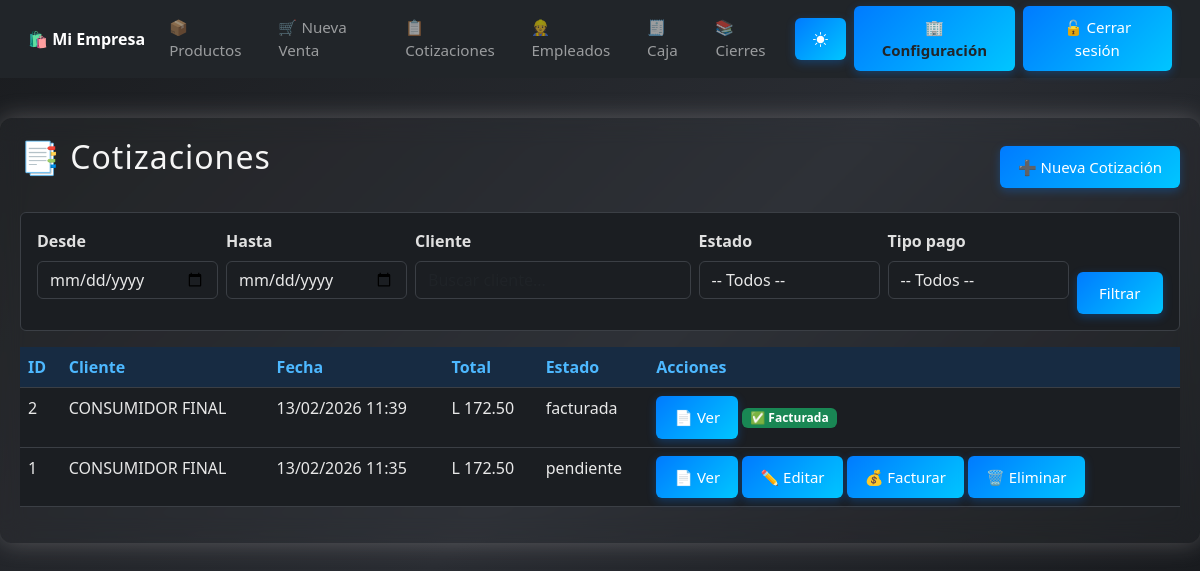
Page /cotizaciones/ (signed in) on the earlier database version.
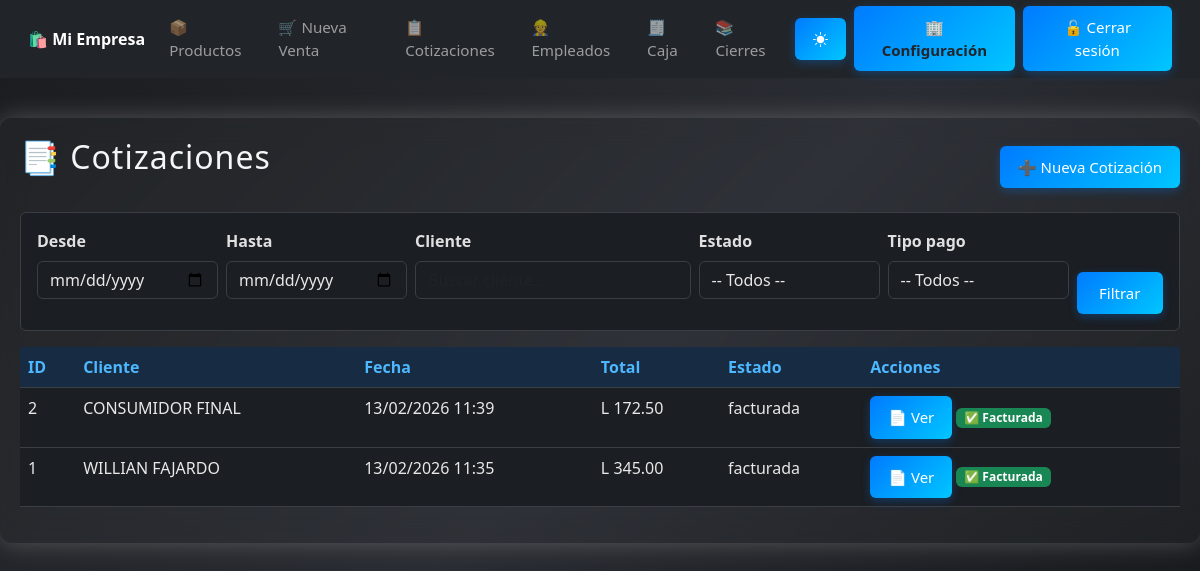
Same page on the later database version.
### cotizaciones/models.py (models this page shows, shortened)
class Cotizacion(models.Model):
    fecha = models.DateTimeField(auto_now_add=True)
    cliente = models.ForeignKey('clientes.Cliente', on_delete=models.SET_NULL, null=True, blank=True, default=None)
    tipo_pago = models.CharField(
        max_length=10,
        choices=[('contado', 'Contado'), ('credito', 'Crédito')],
        default='contado'
    )
    subtotal_exento = models.DecimalField(max_digits=12, decimal_places=2, default=Decimal('0.00'))
    subtotal_g15    = models.DecimalField(max_digits=12, decimal_places=2, default=Decimal('0.00'))
    subtotal_g18    = models.DecimalField(max_digits=12, decimal_places=2, default=Decimal('0.00'))
    impuesto_15     = models.DecimalField(max_digits=12, decimal_places=2, default=Decimal('0.00'))
    impuesto_18     = models.DecimalField(max_digits=12, decimal_places=2, default=Decimal('0.00'))
    total           = models.DecimalField(max_digits=12, decimal_places=2, default=Decimal('0.00'))
    estado = models.CharField(max_length=20, default="pendiente")  # pendiente, facturada

### clientes/models.py (models this page shows, shortened)
class Cliente(models.Model):
    nombre = models.CharField(max_length=150)
    rtn = models.CharField(max_length=20, blank=True, null=True)
    direccion = models.CharField(max_length=255, blank=True, null=True)
    telefono = models.CharField(max_length=20, blank=True, null=True)

### cotizaciones/views.py (the view)
# urls.py: path('', views.lista_cotizaciones, name='lista_cotizaciones'),
@login_required
@requiere_modulo('mod_cotizaciones')
@permission_required('cotizaciones.view_cotizacion', raise_exception=True)
def lista_cotizaciones(request):
    cotizaciones = Cotizacion.objects.select_related('cliente').all().order_by('-fecha')
    desde = request.GET.get('desde', '')
    hasta = request.GET.get('hasta', '')
    cliente_id = request.GET.get('cliente_id', '')
    cliente_nombre = request.GET.get('cliente_nombre', '')
    estado = request.GET.get('estado', '')
    tipo_pago = request.GET.get('tipo_pago', '')
    if desde:
        try:
            d = datetime.strptime(desde, '%Y-%m-%d').date()
            cotizaciones = cotizaciones.filter(fecha__date__gte=d)
        except ValueError:
            pass
    if hasta:
        try:
            h = datetime.strptime(hasta, '%Y-%m-%d').date()
            cotizaciones = cotizaciones.filter(fecha__date__lte=h)
        except ValueError:
            pass
    if cliente_id:
        cotizaciones = cotizaciones.filter(cliente_id=cliente_id)
    if estado:
        cotizaciones = cotizaciones.filter(estado=estado)
    if tipo_pago:
        cotizaciones = cotizaciones.filter(tipo_pago=tipo_pago)
    return render(request, 'cotizaciones/lista_cotizaciones.html', {
        'cotizaciones': cotizaciones,
        'f': {
            'desde': desde,
            'hasta': hasta,
            'cliente_id': cliente_id,
            'cliente_nombre': cliente_nombre,
            'estado': estado,
            'tipo_pago': tipo_pago,
        }
    })

### core/context_processors.py (called while the page is built)
def empresa_config(request):
    empresa = EmpresaConfig.objects.first()
    if not empresa:
        empresa = EmpresaConfig.objects.create(
            nombre="Mi Empresa",
            rtn="",
            direccion="",
        )
    return {"empresa": empresa}

def modulos_config(request):
    modulos = ModuloConfig.objects.first()
    if not modulos:
        modulos = ModuloConfig.objects.create()
    return {"modulos": modulos}

### cotizaciones/templates/cotizaciones/lista_cotizaciones.html (shortened to what this page needs)
{% extends 'base.html' %}
{% block content %}
<div class="contenedor">
  <div class="d-flex justify-content-between align-items-center mb-3">
    <h2>📑 Cotizaciones</h2>
    <a href="{% url 'cotizaciones:crear_cotizacion' %}" class="btn btn-primary">➕ Nueva Cotización</a>
  </div>
  <form method="get" class="card card-body mb-3">
    <div class="row g-2 align-items-end">
      <div class="col-md-2">
        <label class="form-label">Desde</label>
        <input type="date" name="desde" value="{{ f.desde }}" class="form-control">
      </div>
      <div class="col-md-2">
        <label class="form-label">Hasta</label>
        <input type="date" name="hasta" value="{{ f.hasta }}" class="form-control">
      </div>
      <div class="col-md-3">
        <label class="form-label">Cliente</label>
        <input type="text" name="cliente_nombre" id="cliente-input" value="{{ f.cliente_nombre }}"
               class="form-control" placeholder="Buscar cliente..." autocomplete="off">
      </div>
      <div class="col-md-2">
        <label class="form-label">Estado</label>
        <select name="estado" class="form-control">
          <option value="">-- Todos --</option>
        </select>
      </div>
      <div class="col-md-2">
        <label class="form-label">Tipo pago</label>
        <select name="tipo_pago" class="form-control">
          <option value="">-- Todos --</option>
        </select>
      </div>
      <div class="col-md-1 d-grid">
        <button class="btn btn-dark">Filtrar</button>
      </div>
    </div>
  </form>
  <table class="table">
    <thead>
      <tr>
        <th>ID</th>
        <th>Cliente</th>
        <th>Fecha</th>
        <th>Total</th>
        <th>Estado</th>
        <th>Acciones</th>
      </tr>
    </thead>
    <tbody>
      {% for c in cotizaciones %}
        <tr>
          <td>{{ c.id }}</td>
          <td>{{ c.cliente.nombre }}</td>
          <td>{{ c.fecha|date:"d/m/Y H:i" }}</td>
          <td>L {{ c.total }}</td>
          <td>{{ c.estado }}</td>
          <td>
            <a href="{% url 'cotizaciones:detalle_cotizacion' c.id %}" class="btn btn-info btn-sm">📄 Ver</a>
            {% if c.estado == "pendiente" %}
              <a href="{% url 'cotizaciones:editar_cotizacion' c.id %}" class="btn btn-warning btn-sm">✏️ Editar</a>
              <a href="{% url 'cotizaciones:facturar_cotizacion' c.id %}" class="btn btn-success btn-sm">💰 Facturar</a>
              {% if perms.cotizaciones.delete_cotizacion %}
                <a href="{% url 'cotizaciones:eliminar_cotizacion' c.id %}" class="btn btn-danger btn-sm"
                   onclick="return confirm('⚠️ ¿Seguro que deseas eliminar esta cotización?');">🗑️ Eliminar</a>
              {% endif %}
            {% else %}
              <span class="badge bg-success">✅ Facturada</span>
            {% endif %}
          </td>
        </tr>
      {% empty %}
        <tr>
          <td colspan="6" class="text-center">No hay cotizaciones registradas.</td>
        </tr>
      {% endfor %}
    </tbody>
  </table>
</div>
{% endblock %}

Differences in the rows shown:
changed Cotizacion id 1: cliente.nombre "CONSUMIDOR FINAL" → "WILLIAN FAJARDO"; total "172.50" → "345.00"; estado "pendiente" → "facturada"; estado "✏️ Editar 💰 Facturar 🗑️ Eliminar" → "✅ Facturada"
